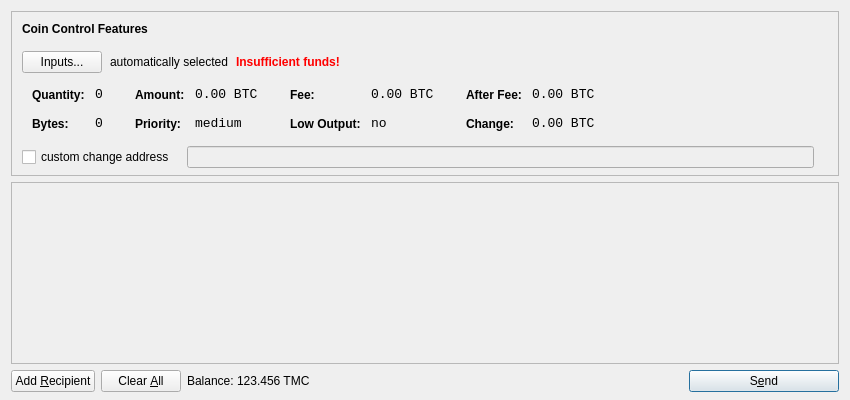
<?xml version="1.0" encoding="UTF-8"?>
<ui version="4.0">
 <class>SendCoinsDialog</class>
 <widget class="QDialog" name="SendCoinsDialog">
  <property name="geometry">
   <rect>
    <x>0</x>
    <y>0</y>
    <width>850</width>
    <height>400</height>
   </rect>
  </property>
  <property name="windowTitle">
   <string>Send Coins</string>
  </property>
  <layout class="QVBoxLayout" name="verticalLayout" stretch="0,1,0">
   <property name="bottomMargin">
    <number>8</number>
   </property>
   <item>
    <widget class="QFrame" name="frameCoinControl">
     <property name="sizePolicy">
      <sizepolicy hsizetype="Expanding" vsizetype="Expanding">
       <horstretch>0</horstretch>
       <verstretch>0</verstretch>
      </sizepolicy>
     </property>
     <property name="maximumSize">
      <size>
       <width>16777215</width>
       <height>16777215</height>
      </size>
     </property>
     <property name="frameShape">
      <enum>QFrame::StyledPanel</enum>
     </property>
     <property name="frameShadow">
      <enum>QFrame::Sunken</enum>
     </property>
     <layout class="QVBoxLayout" name="verticalLayoutCoinControl2">
      <property name="spacing">
       <number>-1</number>
      </property>
      <property name="leftMargin">
       <number>0</number>
      </property>
      <property name="topMargin">
       <number>0</number>
      </property>
      <property name="rightMargin">
       <number>0</number>
      </property>
      <property name="bottomMargin">
       <number>6</number>
      </property>
      <item>
       <layout class="QVBoxLayout" name="verticalLayoutCoinControl" stretch="0,0,0,0,1">
        <property name="spacing">
         <number>0</number>
        </property>
        <property name="leftMargin">
         <number>10</number>
        </property>
        <property name="topMargin">
         <number>10</number>
        </property>
        <item>
         <layout class="QHBoxLayout" name="horizontalLayoutCoinControl1">
          <property name="bottomMargin">
           <number>15</number>
          </property>
          <item>
           <widget class="QLabel" name="labelCoinControlFeatures">
            <property name="sizePolicy">
             <sizepolicy hsizetype="Preferred" vsizetype="Maximum">
              <horstretch>0</horstretch>
              <verstretch>0</verstretch>
             </sizepolicy>
            </property>
            <property name="font">
             <font>
              <weight>75</weight>
              <bold>true</bold>
             </font>
            </property>
            <property name="styleSheet">
             <string notr="true">font-weight:bold;</string>
            </property>
            <property name="text">
             <string>Coin Control Features</string>
            </property>
           </widget>
          </item>
         </layout>
        </item>
        <item>
         <layout class="QHBoxLayout" name="horizontalLayoutCoinControl2" stretch="0,0,0,0">
          <property name="spacing">
           <number>8</number>
          </property>
          <property name="bottomMargin">
           <number>10</number>
          </property>
          <item>
           <widget class="QPushButton" name="pushButtonCoinControl">
            <property name="styleSheet">
             <string notr="true"/>
            </property>
            <property name="text">
             <string>Inputs...</string>
            </property>
           </widget>
          </item>
          <item>
           <widget class="QLabel" name="labelCoinControlAutomaticallySelected">
            <property name="text">
             <string>automatically selected</string>
            </property>
            <property name="margin">
             <number>5</number>
            </property>
           </widget>
          </item>
          <item>
           <widget class="QLabel" name="labelCoinControlInsuffFunds">
            <property name="font">
             <font>
              <weight>75</weight>
              <bold>true</bold>
             </font>
            </property>
            <property name="styleSheet">
             <string notr="true">color:red;font-weight:bold;</string>
            </property>
            <property name="text">
             <string>Insufficient funds!</string>
            </property>
            <property name="margin">
             <number>5</number>
            </property>
           </widget>
          </item>
          <item>
           <spacer name="horizontalSpacerCoinControl">
            <property name="orientation">
             <enum>Qt::Horizontal</enum>
            </property>
            <property name="sizeHint" stdset="0">
             <size>
              <width>40</width>
              <height>1</height>
             </size>
            </property>
           </spacer>
          </item>
         </layout>
        </item>
        <item>
         <widget class="QWidget" name="widgetCoinControl" native="true">
          <property name="sizePolicy">
           <sizepolicy hsizetype="Preferred" vsizetype="Preferred">
            <horstretch>0</horstretch>
            <verstretch>0</verstretch>
           </sizepolicy>
          </property>
          <property name="minimumSize">
           <size>
            <width>0</width>
            <height>0</height>
           </size>
          </property>
          <property name="styleSheet">
           <string notr="true"/>
          </property>
          <layout class="QHBoxLayout" name="horizontalLayoutCoinControl5">
           <property name="margin">
            <number>0</number>
           </property>
           <item>
            <layout class="QHBoxLayout" name="horizontalLayoutCoinControl3" stretch="0,0,0,1">
             <property name="spacing">
              <number>20</number>
             </property>
             <property name="topMargin">
              <number>0</number>
             </property>
             <property name="bottomMargin">
              <number>10</number>
             </property>
             <item>
              <layout class="QFormLayout" name="formLayoutCoinControl1">
               <property name="horizontalSpacing">
                <number>10</number>
               </property>
               <property name="verticalSpacing">
                <number>14</number>
               </property>
               <property name="leftMargin">
                <number>10</number>
               </property>
               <property name="topMargin">
                <number>4</number>
               </property>
               <property name="rightMargin">
                <number>6</number>
               </property>
               <item row="0" column="0">
                <widget class="QLabel" name="labelCoinControlQuantityText">
                 <property name="styleSheet">
                  <string notr="true">font-weight:bold;</string>
                 </property>
                 <property name="text">
                  <string>Quantity:</string>
                 </property>
                 <property name="margin">
                  <number>0</number>
                 </property>
                </widget>
               </item>
               <item row="0" column="1">
                <widget class="QLabel" name="labelCoinControlQuantity">
                 <property name="font">
                  <font>
                   <family>Monospace</family>
                   <pointsize>10</pointsize>
                  </font>
                 </property>
                 <property name="cursor">
                  <cursorShape>IBeamCursor</cursorShape>
                 </property>
                 <property name="contextMenuPolicy">
                  <enum>Qt::ActionsContextMenu</enum>
                 </property>
                 <property name="text">
                  <string notr="true">0</string>
                 </property>
                 <property name="margin">
                  <number>0</number>
                 </property>
                 <property name="textInteractionFlags">
                  <set>Qt::LinksAccessibleByMouse|Qt::TextSelectableByKeyboard|Qt::TextSelectableByMouse</set>
                 </property>
                </widget>
               </item>
               <item row="1" column="0">
                <widget class="QLabel" name="labelCoinControlBytesText">
                 <property name="styleSheet">
                  <string notr="true">font-weight:bold;</string>
                 </property>
                 <property name="text">
                  <string>Bytes:</string>
                 </property>
                </widget>
               </item>
               <item row="1" column="1">
                <widget class="QLabel" name="labelCoinControlBytes">
                 <property name="font">
                  <font>
                   <family>Monospace</family>
                   <pointsize>10</pointsize>
                  </font>
                 </property>
                 <property name="cursor">
                  <cursorShape>IBeamCursor</cursorShape>
                 </property>
                 <property name="contextMenuPolicy">
                  <enum>Qt::ActionsContextMenu</enum>
                 </property>
                 <property name="text">
                  <string notr="true">0</string>
                 </property>
                 <property name="textInteractionFlags">
                  <set>Qt::LinksAccessibleByMouse|Qt::TextSelectableByKeyboard|Qt::TextSelectableByMouse</set>
                 </property>
                </widget>
               </item>
              </layout>
             </item>
             <item>
              <layout class="QFormLayout" name="formLayoutCoinControl2">
               <property name="horizontalSpacing">
                <number>10</number>
               </property>
               <property name="verticalSpacing">
                <number>14</number>
               </property>
               <property name="leftMargin">
                <number>6</number>
               </property>
               <property name="topMargin">
                <number>4</number>
               </property>
               <property name="rightMargin">
                <number>6</number>
               </property>
               <item row="0" column="0">
                <widget class="QLabel" name="labelCoinControlAmountText">
                 <property name="styleSheet">
                  <string notr="true">font-weight:bold;</string>
                 </property>
                 <property name="text">
                  <string>Amount:</string>
                 </property>
                 <property name="margin">
                  <number>0</number>
                 </property>
                </widget>
               </item>
               <item row="0" column="1">
                <widget class="QLabel" name="labelCoinControlAmount">
                 <property name="font">
                  <font>
                   <family>Monospace</family>
                   <pointsize>10</pointsize>
                  </font>
                 </property>
                 <property name="cursor">
                  <cursorShape>IBeamCursor</cursorShape>
                 </property>
                 <property name="contextMenuPolicy">
                  <enum>Qt::ActionsContextMenu</enum>
                 </property>
                 <property name="text">
                  <string notr="true">0.00 BTC</string>
                 </property>
                 <property name="textInteractionFlags">
                  <set>Qt::LinksAccessibleByMouse|Qt::TextSelectableByKeyboard|Qt::TextSelectableByMouse</set>
                 </property>
                </widget>
               </item>
               <item row="1" column="0">
                <widget class="QLabel" name="labelCoinControlPriorityText">
                 <property name="styleSheet">
                  <string notr="true">font-weight:bold;</string>
                 </property>
                 <property name="text">
                  <string>Priority:</string>
                 </property>
                </widget>
               </item>
               <item row="1" column="1">
                <widget class="QLabel" name="labelCoinControlPriority">
                 <property name="font">
                  <font>
                   <family>Monospace</family>
                   <pointsize>10</pointsize>
                  </font>
                 </property>
                 <property name="cursor">
                  <cursorShape>IBeamCursor</cursorShape>
                 </property>
                 <property name="contextMenuPolicy">
                  <enum>Qt::ActionsContextMenu</enum>
                 </property>
                 <property name="text">
                  <string>medium</string>
                 </property>
                 <property name="textInteractionFlags">
                  <set>Qt::LinksAccessibleByMouse|Qt::TextSelectableByKeyboard|Qt::TextSelectableByMouse</set>
                 </property>
                </widget>
               </item>
              </layout>
             </item>
             <item>
              <layout class="QFormLayout" name="formLayoutCoinControl3">
               <property name="horizontalSpacing">
                <number>10</number>
               </property>
               <property name="verticalSpacing">
                <number>14</number>
               </property>
               <property name="leftMargin">
                <number>6</number>
               </property>
               <property name="topMargin">
                <number>4</number>
               </property>
               <property name="rightMargin">
                <number>6</number>
               </property>
               <item row="0" column="0">
                <widget class="QLabel" name="labelCoinControlFeeText">
                 <property name="styleSheet">
                  <string notr="true">font-weight:bold;</string>
                 </property>
                 <property name="text">
                  <string>Fee:</string>
                 </property>
                 <property name="margin">
                  <number>0</number>
                 </property>
                </widget>
               </item>
               <item row="0" column="1">
                <widget class="QLabel" name="labelCoinControlFee">
                 <property name="font">
                  <font>
                   <family>Monospace</family>
                   <pointsize>10</pointsize>
                  </font>
                 </property>
                 <property name="cursor">
                  <cursorShape>IBeamCursor</cursorShape>
                 </property>
                 <property name="contextMenuPolicy">
                  <enum>Qt::ActionsContextMenu</enum>
                 </property>
                 <property name="text">
                  <string notr="true">0.00 BTC</string>
                 </property>
                 <property name="textInteractionFlags">
                  <set>Qt::LinksAccessibleByMouse|Qt::TextSelectableByKeyboard|Qt::TextSelectableByMouse</set>
                 </property>
                </widget>
               </item>
               <item row="1" column="0">
                <widget class="QLabel" name="labelCoinControlLowOutputText">
                 <property name="styleSheet">
                  <string notr="true">font-weight:bold;</string>
                 </property>
                 <property name="text">
                  <string>Low Output:</string>
                 </property>
                </widget>
               </item>
               <item row="1" column="1">
                <widget class="QLabel" name="labelCoinControlLowOutput">
                 <property name="font">
                  <font>
                   <family>Monospace</family>
                   <pointsize>10</pointsize>
                  </font>
                 </property>
                 <property name="cursor">
                  <cursorShape>IBeamCursor</cursorShape>
                 </property>
                 <property name="contextMenuPolicy">
                  <enum>Qt::ActionsContextMenu</enum>
                 </property>
                 <property name="text">
                  <string>no</string>
                 </property>
                 <property name="textInteractionFlags">
                  <set>Qt::LinksAccessibleByMouse|Qt::TextSelectableByKeyboard|Qt::TextSelectableByMouse</set>
                 </property>
                </widget>
               </item>
              </layout>
             </item>
             <item>
              <layout class="QFormLayout" name="formLayoutCoinControl4">
               <property name="horizontalSpacing">
                <number>10</number>
               </property>
               <property name="verticalSpacing">
                <number>14</number>
               </property>
               <property name="leftMargin">
                <number>6</number>
               </property>
               <property name="topMargin">
                <number>4</number>
               </property>
               <property name="rightMargin">
                <number>6</number>
               </property>
               <item row="0" column="0">
                <widget class="QLabel" name="labelCoinControlAfterFeeText">
                 <property name="styleSheet">
                  <string notr="true">font-weight:bold;</string>
                 </property>
                 <property name="text">
                  <string>After Fee:</string>
                 </property>
                 <property name="margin">
                  <number>0</number>
                 </property>
                </widget>
               </item>
               <item row="0" column="1">
                <widget class="QLabel" name="labelCoinControlAfterFee">
                 <property name="font">
                  <font>
                   <family>Monospace</family>
                   <pointsize>10</pointsize>
                  </font>
                 </property>
                 <property name="cursor">
                  <cursorShape>IBeamCursor</cursorShape>
                 </property>
                 <property name="contextMenuPolicy">
                  <enum>Qt::ActionsContextMenu</enum>
                 </property>
                 <property name="text">
                  <string notr="true">0.00 BTC</string>
                 </property>
                 <property name="textInteractionFlags">
                  <set>Qt::LinksAccessibleByMouse|Qt::TextSelectableByKeyboard|Qt::TextSelectableByMouse</set>
                 </property>
                </widget>
               </item>
               <item row="1" column="0">
                <widget class="QLabel" name="labelCoinControlChangeText">
                 <property name="styleSheet">
                  <string notr="true">font-weight:bold;</string>
                 </property>
                 <property name="text">
                  <string>Change:</string>
                 </property>
                </widget>
               </item>
               <item row="1" column="1">
                <widget class="QLabel" name="labelCoinControlChange">
                 <property name="font">
                  <font>
                   <family>Monospace</family>
                   <pointsize>10</pointsize>
                  </font>
                 </property>
                 <property name="cursor">
                  <cursorShape>IBeamCursor</cursorShape>
                 </property>
                 <property name="contextMenuPolicy">
                  <enum>Qt::ActionsContextMenu</enum>
                 </property>
                 <property name="text">
                  <string notr="true">0.00 BTC</string>
                 </property>
                 <property name="textInteractionFlags">
                  <set>Qt::LinksAccessibleByMouse|Qt::TextSelectableByKeyboard|Qt::TextSelectableByMouse</set>
                 </property>
                </widget>
               </item>
              </layout>
             </item>
            </layout>
           </item>
          </layout>
         </widget>
        </item>
        <item>
         <layout class="QHBoxLayout" name="horizontalLayoutCoinControl4" stretch="0,0,0">
          <property name="spacing">
           <number>12</number>
          </property>
          <property name="sizeConstraint">
           <enum>QLayout::SetDefaultConstraint</enum>
          </property>
          <property name="topMargin">
           <number>5</number>
          </property>
          <property name="rightMargin">
           <number>5</number>
          </property>
          <item>
           <widget class="QCheckBox" name="checkBoxCoinControlChange">
            <property name="text">
             <string>custom change address</string>
            </property>
           </widget>
          </item>
          <item>
           <widget class="QLineEdit" name="lineEditCoinControlChange">
            <property name="enabled">
             <bool>false</bool>
            </property>
            <property name="sizePolicy">
             <sizepolicy hsizetype="Expanding" vsizetype="Fixed">
              <horstretch>0</horstretch>
              <verstretch>0</verstretch>
             </sizepolicy>
            </property>
           </widget>
          </item>
          <item>
           <widget class="QLabel" name="labelCoinControlChangeLabel">
            <property name="sizePolicy">
             <sizepolicy hsizetype="Preferred" vsizetype="Expanding">
              <horstretch>0</horstretch>
              <verstretch>0</verstretch>
             </sizepolicy>
            </property>
            <property name="minimumSize">
             <size>
              <width>0</width>
              <height>0</height>
             </size>
            </property>
            <property name="text">
             <string/>
            </property>
            <property name="margin">
             <number>3</number>
            </property>
           </widget>
          </item>
         </layout>
        </item>
        <item>
         <spacer name="verticalSpacerCoinControl">
          <property name="orientation">
           <enum>Qt::Vertical</enum>
          </property>
          <property name="sizeHint" stdset="0">
           <size>
            <width>800</width>
            <height>1</height>
           </size>
          </property>
         </spacer>
        </item>
       </layout>
      </item>
     </layout>
    </widget>
   </item>
   <item>
    <widget class="QScrollArea" name="scrollArea">
     <property name="widgetResizable">
      <bool>true</bool>
     </property>
     <widget class="QWidget" name="scrollAreaWidgetContents">
      <property name="geometry">
       <rect>
        <x>0</x>
        <y>0</y>
        <width>830</width>
        <height>165</height>
       </rect>
      </property>
      <layout class="QVBoxLayout" name="verticalLayout_2">
       <property name="margin">
        <number>0</number>
       </property>
       <item>
        <layout class="QVBoxLayout" name="entries">
         <property name="spacing">
          <number>6</number>
         </property>
        </layout>
       </item>
       <item>
        <spacer name="verticalSpacer">
         <property name="orientation">
          <enum>Qt::Vertical</enum>
         </property>
         <property name="sizeHint" stdset="0">
          <size>
           <width>20</width>
           <height>40</height>
          </size>
         </property>
        </spacer>
       </item>
      </layout>
     </widget>
    </widget>
   </item>
   <item>
    <layout class="QHBoxLayout" name="horizontalLayout">
     <item>
      <widget class="QPushButton" name="addButton">
       <property name="toolTip">
        <string>Send to multiple recipients at once</string>
       </property>
       <property name="text">
        <string>Add &amp;Recipient</string>
       </property>
       <property name="icon">
        <iconset resource="../bitcoin.qrc">
         <normaloff>:/icons/add</normaloff>:/icons/add</iconset>
       </property>
       <property name="autoDefault">
        <bool>false</bool>
       </property>
      </widget>
     </item>
     <item>
      <widget class="QPushButton" name="clearButton">
       <property name="sizePolicy">
        <sizepolicy hsizetype="Minimum" vsizetype="Fixed">
         <horstretch>0</horstretch>
         <verstretch>0</verstretch>
        </sizepolicy>
       </property>
       <property name="toolTip">
        <string>Remove all transaction fields</string>
       </property>
       <property name="text">
        <string>Clear &amp;All</string>
       </property>
       <property name="icon">
        <iconset resource="../bitcoin.qrc">
         <normaloff>:/icons/remove</normaloff>:/icons/remove</iconset>
       </property>
       <property name="autoRepeatDelay">
        <number>300</number>
       </property>
       <property name="autoDefault">
        <bool>false</bool>
       </property>
      </widget>
     </item>
     <item>
      <layout class="QHBoxLayout" name="horizontalLayout_2">
       <property name="spacing">
        <number>3</number>
       </property>
       <item>
        <widget class="QLabel" name="label">
         <property name="text">
          <string>Balance:</string>
         </property>
        </widget>
       </item>
       <item>
        <widget class="QLabel" name="labelBalance">
         <property name="cursor">
          <cursorShape>IBeamCursor</cursorShape>
         </property>
         <property name="text">
          <string>123.456 TMC</string>
         </property>
         <property name="textInteractionFlags">
          <set>Qt::LinksAccessibleByMouse|Qt::TextSelectableByKeyboard|Qt::TextSelectableByMouse</set>
         </property>
        </widget>
       </item>
      </layout>
     </item>
     <item>
      <spacer name="horizontalSpacer">
       <property name="orientation">
        <enum>Qt::Horizontal</enum>
       </property>
       <property name="sizeHint" stdset="0">
        <size>
         <width>40</width>
         <height>20</height>
        </size>
       </property>
      </spacer>
     </item>
     <item>
      <widget class="QPushButton" name="sendButton">
       <property name="minimumSize">
        <size>
         <width>150</width>
         <height>0</height>
        </size>
       </property>
       <property name="toolTip">
        <string>Confirm the send action</string>
       </property>
       <property name="text">
        <string>S&amp;end</string>
       </property>
       <property name="icon">
        <iconset resource="../bitcoin.qrc">
         <normaloff>:/icons/send</normaloff>:/icons/send</iconset>
       </property>
       <property name="default">
        <bool>true</bool>
       </property>
      </widget>
     </item>
    </layout>
   </item>
  </layout>
 </widget>
 <resources>
  <include location="../bitcoin.qrc"/>
 </resources>
 <connections/>
</ui>
